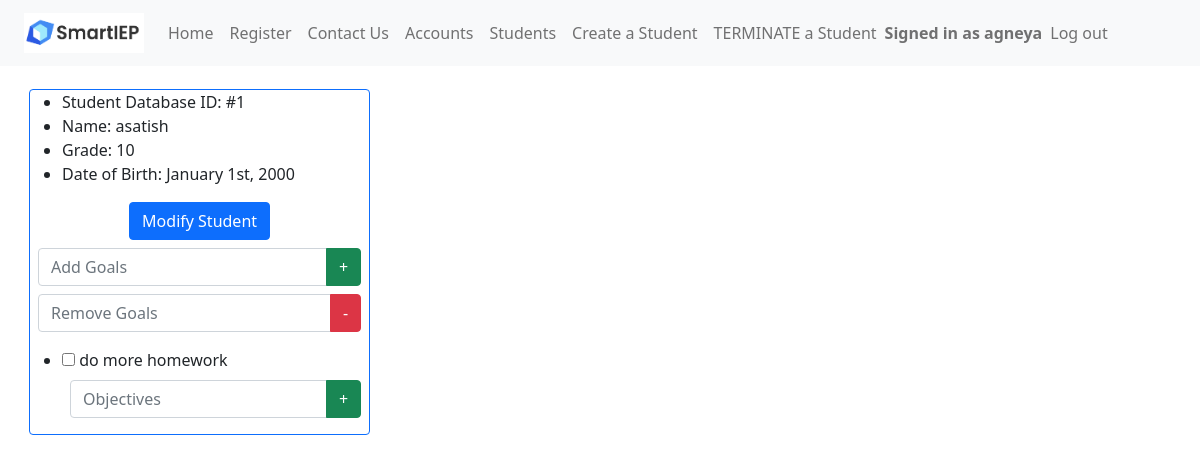
The page /students (signed in) on the database as committed earlier.
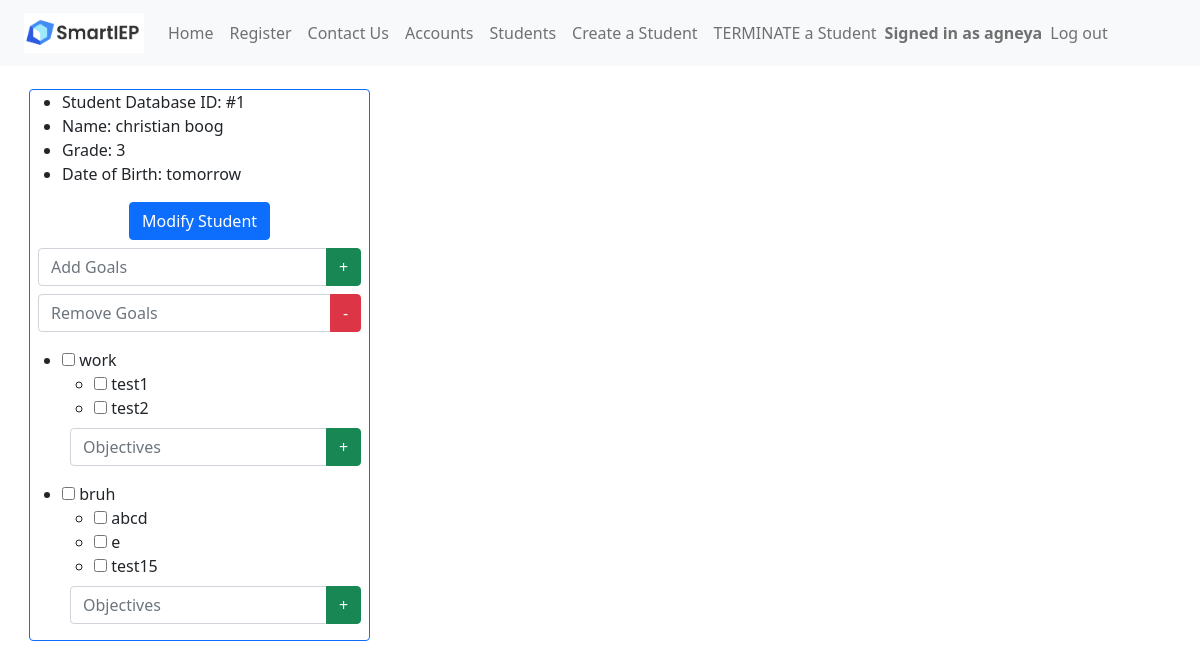
The same page on the database as committed later.
### app.py (models this page shows, shortened)
class Accounts(UserMixin, db.Model):
	__tablename__ = 'accounts'
	account_id = db.Column(db.Integer, primary_key=True)
	callname = db.Column(db.String(200),nullable=False)
	username = db.Column(db.String(200),nullable=False)
	password = db.Column(db.String(200),nullable=False)

class Students(db.Model):
	__tablename__ = 'students'
	student_id = db.Column(db.Integer, primary_key=True)
	name = db.Column(db.String(200),nullable=False)
	grade = db.Column(db.Integer)
	dateofbirth = db.Column(db.String(200),nullable=False)
	tasks = db.Column(db.String(500),nullable=False)

### app.py (the view, shortened to what this page needs)
@main.route("/students", methods=('GET', 'POST'))
@login_required
def students():
	students = Students.query.all()
	return render_template('students.html',students=students)

### app.py (called while the page is built)
@login_manager.user_loader
def load_user(account_id):
    return Accounts.query.get(int(account_id))

@app.context_processor
def utility_processor():
	def parse_tasks(newData):
		if (newData != ""):
			goalArrays = []
			for i in range(MAX_GOALS):
				goalArrays.append([])
			parts = newData[:-1].split(";")
			counter = 0
			for part in parts:
				if part[1] == "[":
					part = re.sub("\[.*?\]","[]",part)
					part = part.replace("[","").replace("]","")
					goalArrays[counter].append(part)
					counter = counter + 1
			for part in parts:
				if part[1] == "(":
					goalKey = int(part[part.find("(")+1:part.find(")")])
					part = re.sub("\(.*?\)","()",part)
					part = part.replace("(","").replace(")","")
					goalArrays[goalKey].append(part)
			return goalArrays
		else:
			return []
	return dict(parse_tasks=parse_tasks)

### templates/students.html (shortened to what this page needs)
<!DOCTYPE html>
<html lang="en">
    <head>
        <link href="https://cdn.jsdelivr.net/npm/bootstrap@5.0.2/dist/css/bootstrap.min.css" rel="stylesheet">
    </head>
    <header>
      {% include 'nav.html' %}
    </header>
    <body>
        <div class="content">
            {% for student in students %}
                <div class="m-4 border border-primary rounded">
                    <ul>
                        <li>Student Database ID: #{{ student.student_id }}</li>
                        <li>Name: {{ student.name }}</li>
                        <li>Grade: {{ student.grade }}</li>
                        <li>Date of Birth: {{ student.dateofbirth }}</li>
                    </ul>
                    <div class="container">
                        <div class="d-flex justify-content-center align-items-center">
                            <button class="btn btn-primary" type="button" data-toggle="collapse" data-target="#dropDownForm{{ student.student_id }}" aria-expanded="false" aria-controls="dropDownForm">
                                Modify Student
                            </button>
                        </div>
                    </div>
                    <form method="post" class="m-2" action="/addgoal">
                        <div class="input-group">
                          <input type="text" class="form-control" name="add_goal{{ student.student_id }}" id="add_goal" placeholder="Add Goals">
                          <button type="submit" class="btn btn-success" name="submit_goal" value="submit{{ student.student_id }}">+</button>
                        </div>
                    </form>
                    <form method="post" class="m-2" action="/removegoal">
                        <div class="input-group mb-3">
                            <input type="text" class="form-control" name="remove_goal{{ student.student_id }}" id="input_goal" placeholder="Remove Goals">
                            <button type="submit" class="btn btn-danger" name="remove_goal" value="remove{{ student.student_id }}">-</button>
                          </div>
                    </form>
                    {% for taskarr in parse_tasks(student.tasks) if not taskarr|length == 0%}
                        <ul class="mt-1">
                            <li>
                                <input type="checkbox" {% if taskarr[0][0] == "1" %} checked="checked"{% endif %}> {{ taskarr[0][1:] }}</input>
                            </li>
                                <ul>
                                    {% set counter = 1%}
                                    {% for objective in taskarr[1:] %}
                                        <li>
                                            <input type="checkbox" {% if taskarr[loop.index][0] == "1" %} checked="checked"{% endif %}> {{ taskarr[loop.index][1:] }}</input>
                                        </li>
                                    {% endfor %}
                                </ul>
                                <form method="post" class="m-2" action="/addobjectives">
                                    <div class="input-group mb-3">
                                      <input type="text" class="form-control" name="{{ student.student_id }}obj{{ loop.index }}" id="add_objective" placeholder="Objectives">
                                      <button class="btn btn-success" type="submit" name="add_objective" value="{{ student.student_id }};{{ loop.index }}">+</button>
                                    </div>
                                </form>
                        </ul>
                    {% endfor %}
                </div>
            {% endfor %}
        </div>
    </body>
</html>

### templates/nav.html (shortened to what this page needs)
<nav class="px-4 navbar fixed-top navbar-expand-lg navbar-light bg-light">
    <a class="navbar-brand" href="/"><img src="static\smartieplogo.png" width="120" height="40"></a>
    <div>
      <ul class="navbar-nav mr-auto">
        <li class="nav-item active">
          <a class="nav-link" href="/signin">Home</a>
        </li>
        <li class="nav-item">
          <a class="nav-link" href="/register">Register</a>
        </li>
        <li class="nav-item">
          <a class="nav-link" href="/contactus">Contact Us</a>
        </li>
        {% if current_user.is_authenticated %}
        <li class="nav-item">
          <a class="nav-link" href="/accounts">Accounts</a>
        </li>
        <li class="nav-item">
          <a class="nav-link" href="/students">Students</a>
        </li>
        <li class="nav-item">
          <a class="nav-link" href="/createstudent">Create a Student</a>
        </li>
        <li class="nav-item">
          <a class="nav-link" href="/terminatestudent">TERMINATE a Student</a>
        </li>
        <span class="navbar-text navbar-right">
          <b>Signed in as {{ current_user.callname }}</b>
        </span>
        <li class="nav-item">
          <a class="nav-link" href="/logout">Log out</a>
        </li>
      </ul>
        {% endif %}
    </div>
  </nav>

### templates/students.html (style rules this page uses)
.content { margin: 5px; width: 100%; display: flex; flex-direction: row; flex-wrap: wrap; }
body { padding-top: 60px; }

Rows that differ between the two databases and show on the page:
changed Students id 1: name "asatish" → "christian boog"; grade "10" → "3"; dateofbirth "January 1st, 2000" → "tomorrow"
Other text that changed with them:
new list line: "☐ work ☐ test1 ☐ test2  +"
new list line: "☐ bruh ☐ abcd ☐ e ☐ test15  +"
list line gone: "☐ do more homework  +"
